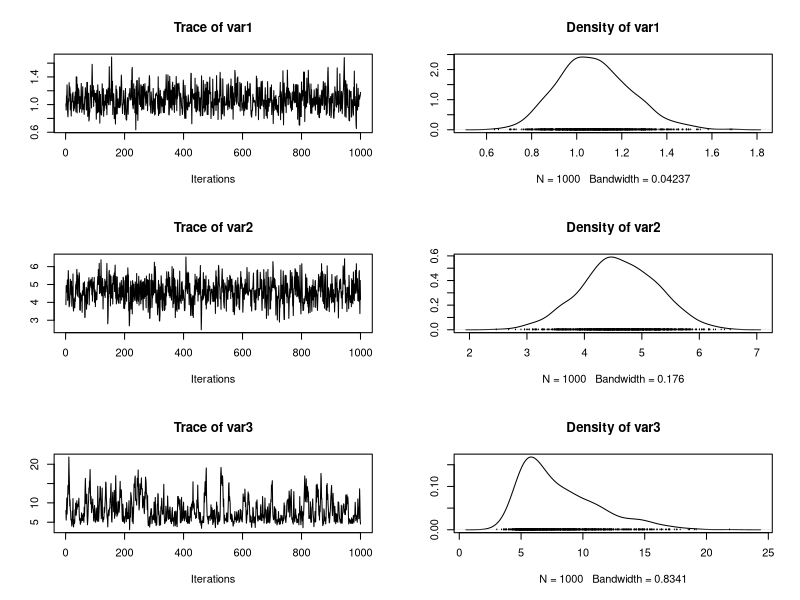
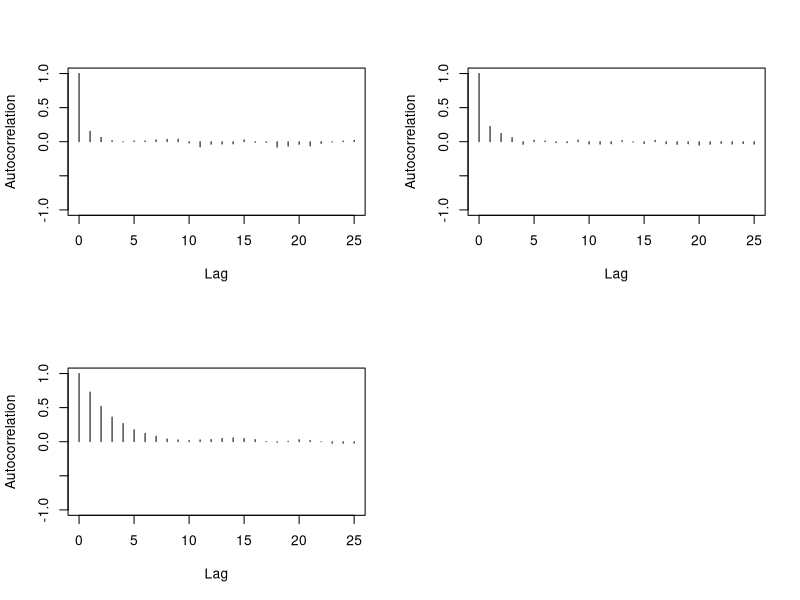
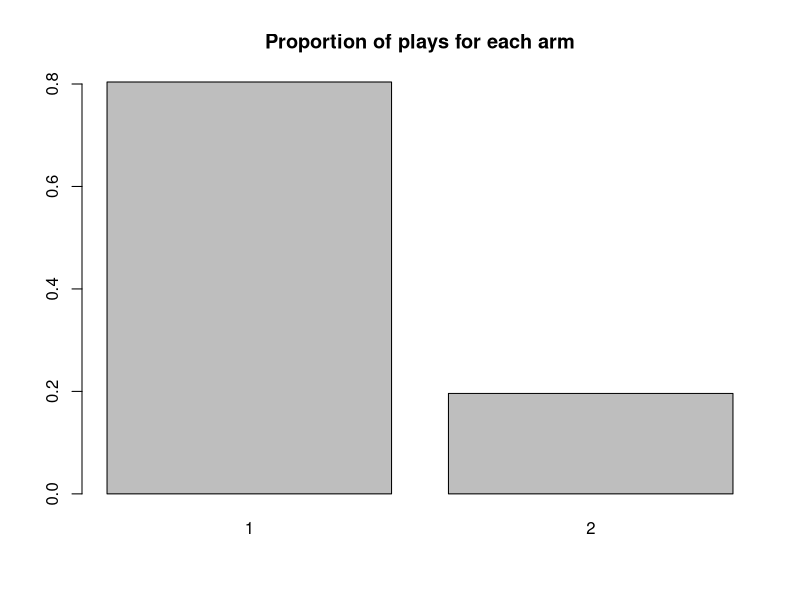
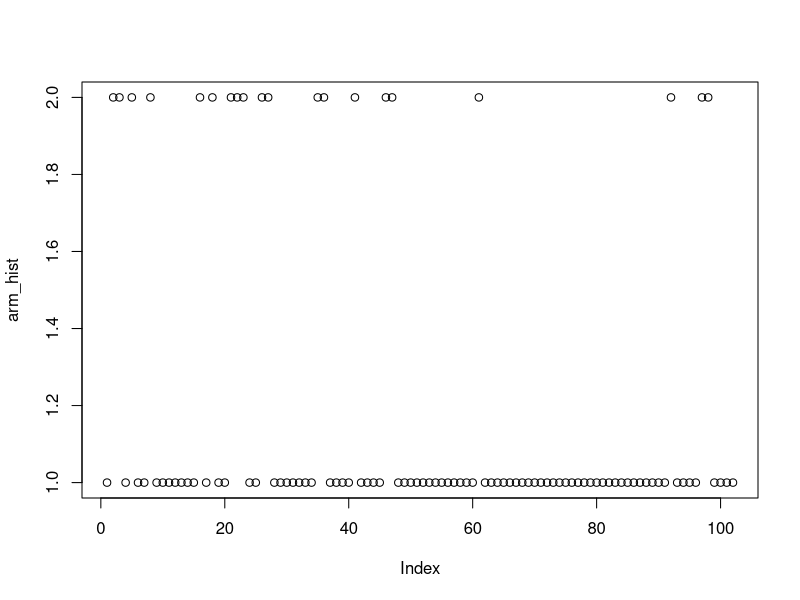

These figures' R source, in order:
## ---- chunk 1
knitr::opts_chunk$set(echo = TRUE, fig.pos = 'h', fig.align = 'center')
knitr::opts_chunk$set(fig.cap = "",  fig.path = "Plot")
library(coda)
library(evd)
library(coda)
## ---- chunk 2
set.seed(1)
# parameter setup
K = 2
D = 3
A = matrix(c(1,1,0,0,1,1),nrow = K, ncol = D,byrow = TRUE)
alpha_truth = c(1,5,10)
## ---- chunk 3
compute_loglikelihood <- function(arm_hist, Y_hist, alpha, A){
  # Compute the loglikelihood of given alpha and structure A
  # arm_hist: a vector of length #times indicating which arms were played in history
  # Y_hist: a vector of length #times recording the rewards we received from playing arm_hist
  # alpha: a vector of length D #sources indicating the shape parameters of sources at which the likelihood will be evaluated
  # A: a matrix of size #arms x #sources indicating the current configuration of the problem
  # return: likelihood
  
  It = arm_hist # a vector of size #times
  yt = matrix(Y_hist, nrow = length(arm_hist), ncol = D, byrow = FALSE) # a matrix of size #times x #sources
  a_Itd = A[It,] # a matrix of size #times x #sources
  alpha_d = matrix(alpha, nrow = length(arm_hist), ncol = D, byrow = TRUE)
  polynomial_terms = rowSums(a_Itd*alpha_d*yt^(-alpha_d-1)) # a vector of size #times
  exponential_terms = exp(-rowSums(a_Itd*yt^(-alpha_d))) # a vector of size #times
  loglikelihood = sum(log(polynomial_terms*exponential_terms))
  return(loglikelihood)
}
## ---- chunk 4
compute_acceptance_ratio <- function(arm_hist, Y_hist, alpha_current, alpha_new, d, A){
  # Compute the acceptance ratio of the proposed dth shape parameter in alpha_new with the current value in alpha_current under Metropolis-Hasting method
  # arm_hist: a vector of length #times indicating which arms were played in history
  # Y_hist: a vector of length #times recording the rewards we received from playing arm_hist
  # alpha_current: a vector of length D #sources indicating the current shape parameters of sources
  # alpha_new: a vector of length D #sources indicating the new shape parameters of sources
  # d: the index of the source that we are going to update
  # A: a matrix of size #arms x #sources indicating the current configuration of the problem
  # return: r: acceptance ratio for the newly proposed shape parameter of source #d

  a = 0.25 # prior parameters of alpha Gamma(a,b)
  b = 0.25 # prior parameters of alpha Gamma(a,b)
  
  # extract the shape parameter of the souce we want to update
  alpha_current_d = alpha_current[d]
  alpha_new_d = alpha_new[d]
  
  # compute the pdf of all parts in acceptance ratio formula for Metropolis-Hasting algo
  loglikelihood_alpha_current = compute_loglikelihood(arm_hist, Y_hist, alpha_current, A) #likelihood at alpha_current
  loglikelihood_alpha_new = compute_loglikelihood(arm_hist, Y_hist, alpha_new, A) #likelihood at alpha_new
  prior_alpha_current = (alpha_current_d^(a-1))*exp(-b*alpha_current_d) #prior at alpha_current
  prior_alpha_new = (alpha_new_d^(a-1))*exp(-b*alpha_new_d) #prior at alpha_new
  # g(alpha_current_d|alpha_new_d) Gamma(alpha_new_d*tuning,tuning)
  sample_alpha_current = dgamma(alpha_current_d, shape = alpha_new_d*tuning, rate = tuning)  
  # g(alpha_new_d|alpha_current_d) Gamma(alpha_current_d*tuning,tuning)
  sample_alpha_new = dgamma(alpha_new_d, shape = alpha_current_d*tuning, rate = tuning) 
  
  # compute acceptance ratio
  r = (exp(loglikelihood_alpha_new -loglikelihood_alpha_current)*prior_alpha_new*sample_alpha_current)/
  (prior_alpha_current*sample_alpha_new)

  return(r)
}
## ---- chunk 5
compute_conditional_odds<- function(arm_hist, Y_hist, alpha, A_include, A_exclude){
  # Compute conditional odds p(a_kd = 1| - )/p(a_kd = 0| -) assuming uniform prior
  # arm_hist: a vector of length #times indicating which arms were played in history
  # Y_hist: a vector of length #times recording the rewards we received from playing arm_hist
  # alpha: a vector of length D #sources indicating the current shape parameters of sources
  # A_include: a matrix of size #arms x #sources of configuration with a_kd of interest = 1
  # A_exclude: a matrix of size #arms x #sources of configuration with a_kd of interest = 0
  
  # return: odds: posterior conditional odds to be used to calculate p(a_kd = 1|-)
  
  # uniform prior p(a_kd = 1) = p(a_kd = 0)
  prior_include = 1
  prior_exclude = 1 
  # compute the pdf of all parts in conditional odds formula
  # log of p(y | -, a_kd = 1)
  loglikelihood_include = compute_loglikelihood(arm_hist, Y_hist, alpha, A_include) 
  # log of p(y | -, a_kd = 0)
  loglikelihood_exclude = compute_loglikelihood(arm_hist, Y_hist, alpha, A_exclude) 
  
  # compute conditional odds: p(a_kd = 1| - )/p(a_kd = 0| -)
  odds = (prior_include/prior_exclude)*exp(loglikelihood_include-loglikelihood_exclude)
  
  return(odds)
}
## ---- chunk 6
sample_alpha<- function(arm_hist, Y_hist, alpha_current, A_current){
  # Sample new shape parameters for all sources using Metropolis-Hasting method
  # arm_hist: a vector of length #times indicating which arms were played in history
  # Y_hist: a vector of length #times recording the rewards we received from playing arm_hist
  # alpha_current: a vector of length D #sources indicating the current shape parameters of sources
  # A_current: a matrix of size #arms x #sources of current configuration 

  # return: alpha_current: newly updated shape parameters
  for (d in 1:D) {
    alpha_current_d = alpha_current[d]
    # propose new values using proposal distribution Gamma(alpha_current_d*tuning,tuning)
    alpha_new_d = rgamma(1, shape = alpha_current_d*tuning, rate = tuning)
    alpha_new = alpha_current
    alpha_new[d] = alpha_new_d
    
    # compute acceptance ratio
    r = compute_acceptance_ratio(arm_hist, Y_hist, alpha_current, alpha_new, d, A_current)
    u = runif(1,0,1)
    if (u<r) {
      # accept proposed value
      alpha_current = alpha_new
    }
  }
  return(alpha_current)
}
## ---- chunk 7
sample_config<- function(arm_hist, Y_hist, alpha_current, A_current){
  # Sample new configuration matrix A from full conditional distribution
  # arm_hist: a vector of length #times indicating which arms were played in history
  # Y_hist: a vector of length #times recording the rewards we received from playing arm_hist
  # alpha_current: a vector of length D #sources indicating the current shape parameters of sources
  # A_current: a matrix of size #arms x #sources of current configuration 

  # return: A_current: newly updated configuration matrix A
  update_order = sample(0:(K*D-1), K*D, replace = FALSE) # order to update element in A
  for (grid_index in update_order) {
    # get k and d from grid index looping through D first (by row first)
    k = floor(grid_index/D)
    d = grid_index - k*D
    k = k+1 # start counting at 1
    d = d+1 # start counting at 1
  
    # create a configuration to be compared
    A_include = A_current
    A_include[k,d] = 1 # include connection kd (a_kd = 1)
    A_exclude = A_current
    A_exclude[k,d] = 0 # exclude connection kd (a_kd = 0)
    
    # compute conditional odds
    odds = compute_conditional_odds(arm_hist, Y_hist, alpha_current, A_include, A_exclude)
    
    # compute p(a_kd = 1| - )
    if (odds == Inf) {
      prob = 1
    }else{
      prob = odds/(1+odds)
    }
    
    # Sample new a_kd
    if (runif(1,0,1)< prob) {
      # include that connection a_kd = 1
      A_current = A_include
    }else{
      # exclude that connection a_kd = 0
      A_current = A_exclude
    }
  }
  
  return(A_current)
}
## ---- chunk 8
choose_arm<- function(alpha_current, A_current){
  # choose arm to play for that round using current value of shape parameters and configuration A_current
  # use top-two sampling: with probability top_two_prob play best arm; otherwise, play second best arm
  # alpha_current: a vector of length D #sources indicating the current shape parameters of sources
  # A_current: a matrix of size #arms x #sources of current configuration 
  
  # return: It: arm to play for that round
  
  # Find best arm for that round
  alpha_mat = matrix(alpha_current, nrow = K, ncol = D, byrow = TRUE)*A_current
  alpha_mat = replace(alpha_mat, alpha_mat == 0, NA)
  best_source = apply(alpha_mat, MARGIN = 1, min, na.rm = TRUE) # best source parameter for each arm
  arm_rank = order(best_source, decreasing = FALSE) # the rank of each arm (smallest to largest shape param)

  # Check for tie, if tie, play them uniformly at random
  if(sum(best_source == min(best_source)) > 1){
    option = (best_source == min(best_source))*1:K
    option = option[option!=0]          
    It = sample(option,1)
  }else{
    if (runif(1,0,1)<top_two_prob) {
      # play the best arm
      It = arm_rank[1]
    }else{
      # play the second best arm
      It = arm_rank[2]
    }
  }
  return(It)
}
## ---- chunk 9
set.seed(1)
# Step 0: Constants
alpha_current = c(2,4,6) # start the chain with alpha = c(2,4,6)
A_current = matrix(1, nrow = K, ncol = D) # start the chain with everything connected
tuning = 5 # tuning parameter of the proposal distribution
burnin = 200
steps = 100 # total number of play after initialization
top_two_prob = 0.9 # parameter for top-two sampling
 
# Step 1: Initialization: Play each arm once
arm_hist = c(rep(1,1), rep(2,1))
Y_hist = rep(0, length(arm_hist))
for (t in 1:length(arm_hist)) {
  It = arm_hist[t] # arm that was played at that step
  active_source = (A[It,])*(1:D) # which sources are active
  Y_hist[t] = max(rfrechet(sum(A[It,]),shape = alpha_truth[active_source]))
}

# Step 2: Sample shape parameter, and config A from posterior distribution after 200 burnin (avoid dependence on initial guess)
for (t in 1:(burnin+1)) {
  
  # sample new shape parameters of sources using Metropolis-Hasting method
  alpha_current = sample_alpha(arm_hist, Y_hist, alpha_current, A_current)
  # prevent label switching by sorting alpha from smallest to largest
  alpha_current = sort(alpha_current)
  
  # sample new configuration
  A_current = sample_config(arm_hist, Y_hist, alpha_current, A_current)
}

# Loop through step 3, 4, 5
for (time in 1:steps) {
  # Step 3: With prob = 0.9, play arm connected to source with smallest sampled shape param. With prob = 0.1, play the other arm.
  # select arm to play
  It = choose_arm(alpha_current, A_current)
  
  # Play arm It
  active_source = (A[It,])*(1:D) # which sources are active while playing It
  reward = max(rfrechet(sum(A[It,]),shape = alpha_truth[active_source])) # get reward from playing It
  # Update history
  arm_hist = c(arm_hist, It)
  Y_hist = c(Y_hist, reward)
  
  # Step 4: Sample shape parameter from posterior distribution (Using Metropolis-within-Gibbs)
  alpha_current = sample_alpha(arm_hist, Y_hist, alpha_current, A_current)
  # prevent label switching by sorting alpha from smallest to largest
  alpha_current = sort(alpha_current)
  
  # Step 5: Sample new config A
  A_current = sample_config(arm_hist, Y_hist, alpha_current, A_current)
}
## ---- chunk 10
# start the chain using last sampled alpha_current
tuning = 5 # tuning parameter of the proposal distribution
burnin = 1000
size = 5000 # total number of posterior samples before thining
thining = 5
ALPHA = matrix(0, nrow = size, ncol = D) # matrix to save samples from posterior distribution
A_ARRAY = array(0, c(K, D, size))
count = 0
accept = 0
for (t in 1:(burnin+size)) {
  for (d in 1:D) {
    alpha_current_d = alpha_current[d]
    # propose new values using proposal distribution Gamma(alpha_current_d*tuning,tuning)
    alpha_new_d = rgamma(1, shape = alpha_current_d*tuning, rate = tuning)
    alpha_new = alpha_current
    alpha_new[d] = alpha_new_d
    
    # compute acceptance ratio
    r = compute_acceptance_ratio(arm_hist, Y_hist, alpha_current, alpha_new, d, A_current)
    u = runif(1,0,1)
    count = count + 1
    if (u<r) {
      # accept proposed value
      alpha_current = alpha_new
      accept = accept + 1
    }
  }
  # prevent label switching by sorting alpha from smallest to largest
  alpha_current = sort(alpha_current)
  
  # sample new configuration
  A_current = sample_config(arm_hist, Y_hist, alpha_current, A_current)
    
  if (t>burnin) {
    # past burnin period already - save output
    ALPHA[t-burnin,] = alpha_current
    A_ARRAY[,,t-burnin] = A_current
  }
}
ALPHA = ALPHA[seq(1, size, thining),]
A_ARRAY = A_ARRAY[,,seq(1, size, thining)]
print(paste('acceptance rate',accept/count))
## ---- chunk 11
ALPHA.mcmc <- mcmc(ALPHA, start = 1)
summary(ALPHA.mcmc)
plot(ALPHA.mcmc)
autocorr.plot(ALPHA.mcmc)
## ---- chunk 12
barplot(table(arm_hist)/length(arm_hist), main = 'Proportion of plays for each arm')
plot(arm_hist)
## ---- chunk 13
apply(A_ARRAY, c(1,2), mean)
print(mean(A_ARRAY[1,1,])) # all has a_11 = 1
